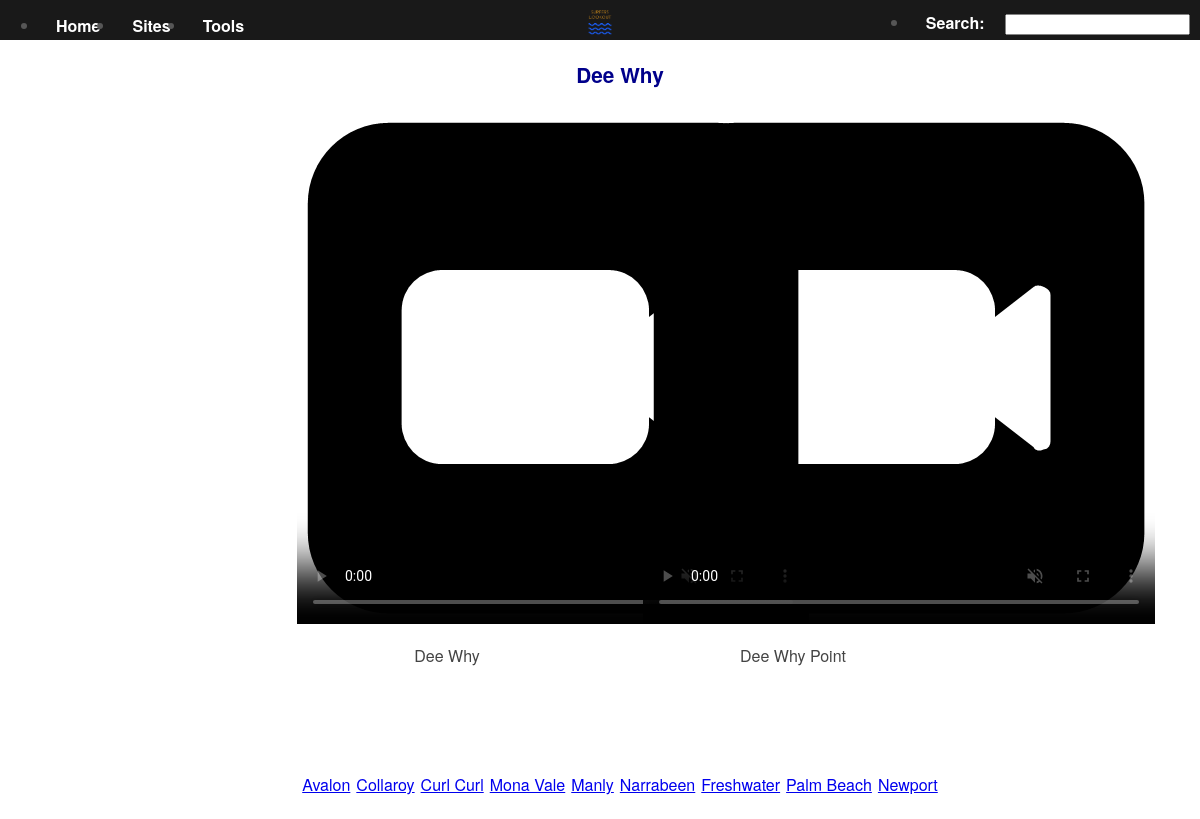
/location/4, run on the app's committed database.
### surferslookout/data/models.py (models this page shows, shortened)
class Location(db.Model):
    __tablename__ = 'location'
    id = db.Column(db.Integer, primary_key=True)
    name = db.Column(db.String(64), unique=True, index=True)
    cam = db.Column(db.Text)
    latitude = db.Column(db.Text)
    longitude = db.Column(db.Text)
    wg_site = db.Column(db.Text)
    region_id = db.Column(db.Integer, db.ForeignKey('region.id'))
    @staticmethod
    def get_ById(locationid):
        _resp = Location.query.filter(Location.id == locationid).first()
        return _resp
    @staticmethod
    def get_ByRegion(regionid):
        _request = Location.query.filter(Location.region_id == regionid).all()
        return _request

class Cam(db.Model):
    __tablename__ = 'cam'
    id = db.Column(db.Integer, primary_key=True)
    site = db.Column(db.String(64), unique=True, index=True)
    url = db.Column(db.Text)
    location_id = db.Column(db.Integer, db.ForeignKey('location.id'))
    def get(locationid):
        _request = Cam.query.filter(Cam.location_id == locationid).all()
        return _request

### surferslookout/main/views.py (the view)
@main.route('/location/<locationid>', methods=["GET"])
def location(locationid):
    app.logger.info("Accessing Location page for locationid {0}", str(locationid))
    _cams={}
    _wgsite=0
    if locationid != 0:
        _location = Location.get_ById(locationid)
        _locations = Location.get_ByRegion(_location.region_id)
        _wgsite = _location.wg_site
        _cams = Cam.get(locationid)
    return render_template('location.html', locationid=locationid, location=_location,
                                            locations=_locations, cams=_cams)

### surferslookout/main/views.py (called while the page is built)
@main.context_processor
def utilities():
    def item_count(list):
        return len(list)
    def camlist(locationid):
        _cams = {}
        if locationid != 0:
            _cams = Cam.get(locationid)
        return _cams
    def getvideoid(id):
        return 'video-{0}'.format(id)
    def getwgsite(locationid):
        _location = Location.get_id(locationid)
        return _location.wg_site
    def rowstart(entry):
        if entry%2 == 0:
            return f'<td style="border:none;">'
        else:
            return f'<tr><td style="border:none;">'
    def rowend(entry):
        if entry%2 == 0:
            return f'</td></tr>'
        else:
            return f'</td>'
    return dict(camlist=camlist, item_count=item_count, getvideoid=getvideoid, getwgsite=getwgsite, rowstart=rowstart, rowend=rowend)

### surferslookout/templates/location.html (shortened to what this page needs)
{% extends "base.html" %}
{% block content %}
    <div class="page-rows">
        <div class="center">
            <label id='pagetitle'>{{ location.name }}</label>
        </div>
        <div class="center">
            <table class="video-table">
                {% for _cam in cams %}
                    {{ rowstart(loop.index)|safe }}
                    <div class="video-cell">
                        <video id="{{ getvideoid(loop.index) }}" class="video-js vjs-default-skin" controls muted preload="none" poster="{{ url_for('static', filename='images/video-icon.png') }}">
                            <source src="{{ _cam.url }}" type="application/x-mpegURL">
                        </video>
                    </div>
                    <label class="video-title">{{ _cam.site }}</label>
                    {{ rowend(loop.index)|safe }}
                {% endfor %}
            </table>
        </div>
        <div class="center">
            <table class="location-table">
                <tr>
                    {% for _location in locations %}
                        {% if _location.name != location.name %}
                            <td>
                                <a href="/location/{{ _location.id }}">{{ _location.name }}</a>
                            </td>
                        {% endif %}
                    {% endfor %}
                </tr>
            </table>
        </div>
        <div class="center">
            <div class="weather-container">
            </div>
        </div>
    </div>
    {% endblock %}

### surferslookout/static/css/main.css (style rules this page uses)
body { margin: 0; padding: 0; font-family: "Helvetica Neue", Helvetica, Arial, sans-serif; color: #444; background-image: url('/static/images/wave-large.png'); background-repeat: no-repeat; background-attachment: fixed; background-size: cover; content: ''; }
.page-rows { margin: 10px; padding: 10px; width: 100%; }
.center { margin: auto; text-align: center; }
#pagetitle { color: darkblue; font-size: 1.3em; font-weight: bold; }
table, th, td { border-collapse: collapse; padding: 3px; }
table.video-table { margin: auto; text-align: center; border: none; }
.video-cell { margin: 10px; padding: 10px; width: 300px; text-align: center; }
label.video-title { margin: 0ch; }
table.location-table { margin: auto; text-align: center; border: none; bottom: 200px; margin-top: 100px; }
.weather-container { position:absolute; width:80%; height:150px; bottom:0px; right:10%; left:10%; }

### data on the page
Location: name "Dee Why"
Cam: site "Dee Why"
Cam: site "Dee Why Point"
Location: name "Avalon"
Location: name "Collaroy"
Location: name "Curl Curl"
Location: name "Mona Vale"
Location: name "Manly"
Location: name "Narrabeen"
Location: name "Freshwater"
Location: name "Palm Beach"
Location: name "Newport"
